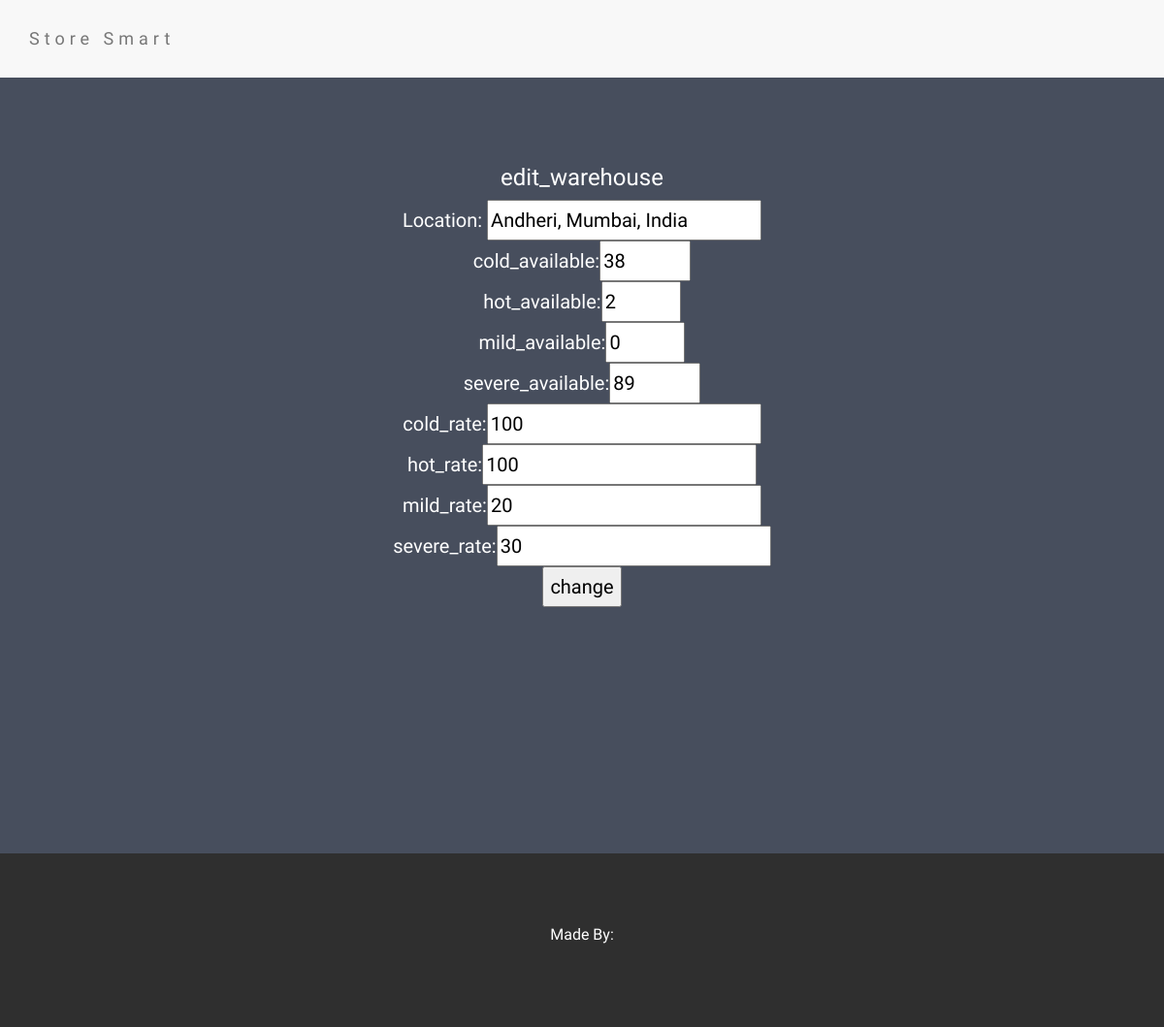
Before: /edit_warehouse/5/ (signed in) with the older database file.
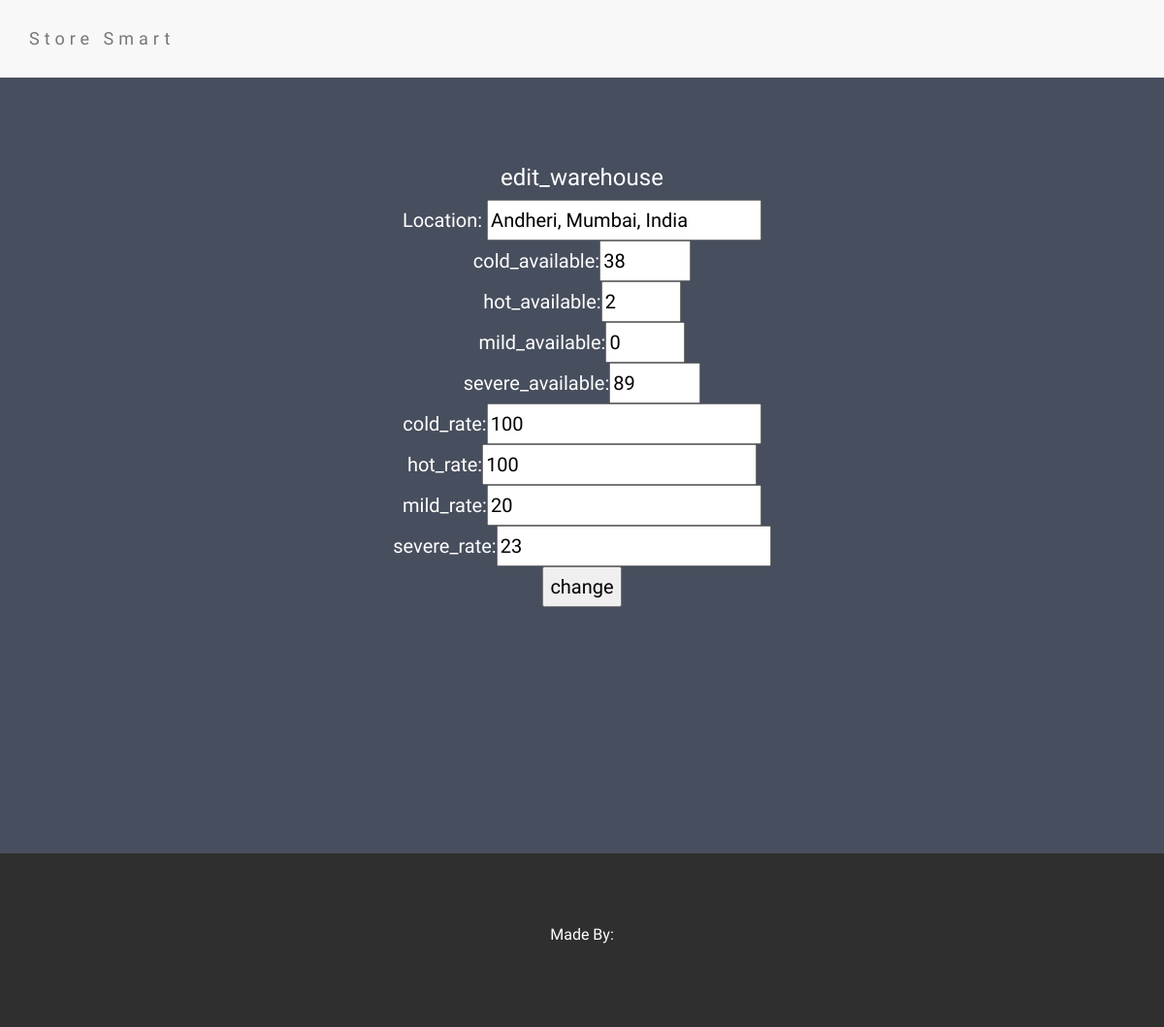
After: the same page with the newer database file.
### ware/models.py (models this page shows)
class warehouse(models.Model):
	user=models.CharField(max_length=200)
	location = models.CharField(max_length=1000)
	cold_rate=models.PositiveSmallIntegerField(default=0 ,null=True)
	hot_rate=models.PositiveSmallIntegerField(default=0 ,null=True)
	mild_rate=models.PositiveSmallIntegerField(default=0 ,null=True)
	severe_rate=models.PositiveSmallIntegerField(default=0 ,null=True)
	cold_total=models.PositiveSmallIntegerField(default=0 ,null=True)
	hot_total=models.PositiveSmallIntegerField(default=0 ,null=True)
	mild_total=models.PositiveSmallIntegerField(default=0 ,null=True)
	severe_total=models.PositiveSmallIntegerField(default=0 ,null=True)
	cold_available=models.PositiveSmallIntegerField(default=0 ,null=True)
	hot_available=models.PositiveSmallIntegerField(default=0 ,null=True)
	mild_available=models.PositiveSmallIntegerField(default=0 ,null=True)
	severe_available=models.PositiveSmallIntegerField(default=0 ,null=True)
	def __str__(self):
		return self.location

### ware/views.py (the view, shortened to what this page needs)
# urls.py: url(r'^edit_warehouse/(?P<id>[\w\-]+)/$',edit_warehouse,name='edit'),
def edit_warehouse(request,id):
	if request.user.is_authenticated() and Userform.objects.get(user=request.user).flag==1:
		if request.method=="GET":
			ware=warehouse.objects.get(id=id)
			print (ware)
			return render(request,'edit_warehouse.html',{'ware':ware})
	elif Userform.objects.get(user=request.user).flag==2:
		return HttpResponseRedirect('/')
	else:
		return HttpResponseRedirect('/account/login')

### ware/templates/edit_warehouse.html (shortened to what this page needs)
<!DOCTYPE html>
<html lang="en">
<head>
  <link rel="stylesheet" href="http://maxcdn.bootstrapcdn.com/bootstrap/3.3.6/css/bootstrap.min.css">
</head>
<body>
<nav class="navbar navbar-default">
  <div class="container">
    <div class="navbar-header">
      <a class="navbar-brand" href="#">Store Smart</a>
    </div>
    <div class="collapse navbar-collapse" id="myNavbar">
    </div>
  </div>
</nav>
<div class="container-fluid bg-1 text-center">
<h3>edit_warehouse</h3>
<form action="" method="POST">{% csrf_token %}
Location:
<input type="text" name="location" value="{{ware.location}}"><br>
cold_available:<input type="number" name="cold" min="0" max={{ware.cold_total}} value={{ware.cold_available}} required><br>
hot_available:<input type="number" name="hot" min="0" max={{ware.hot_total}} value={{ware.hot_available}} required><br>
mild_available:<input type="number" name="mild" min="0" max={{ware.mild_total}} value={{ware.mild_available}} required><br>
severe_available:<input type="number" name="severe" min="0" max={{ware.severe_total}} value={{ware.severe_available}} required><br>
cold_rate:<input type="number" name="cold_rate" min="0" value={{ware.cold_rate}} required><br>
hot_rate:<input type="number" name="hot_rate" min="0" value={{ware.hot_rate}} required><br>
mild_rate:<input type="number" name="mild_rate" min="0" value={{ware.mild_rate}} required><br>
severe_rate:<input type="number" name="severe_rate" min="0" value={{ware.severe_rate}} required><br>
<input type="submit" value="change">
</form>
</div>
<footer class="container-fluid bg-4 text-center">
  <p>Made By:</p>
</footer>
</body>
</html>

Changed rows visible on the page:
changed warehouse "Andheri, Mumbai, India": severe_rate "30" → "23"
